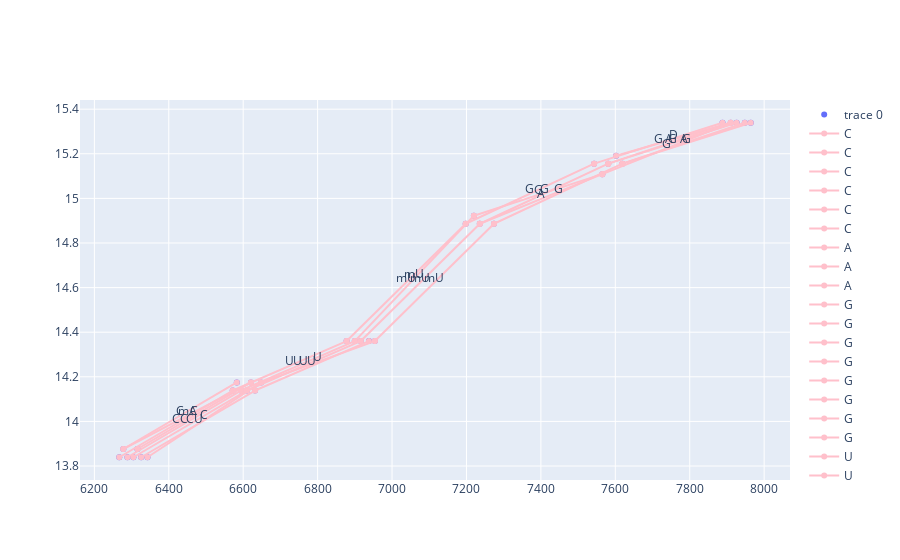
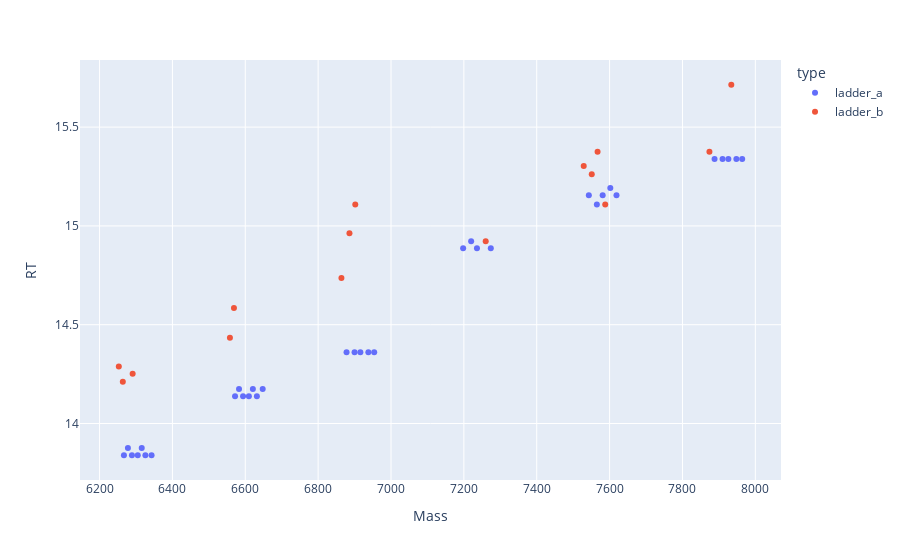

Write notebook code for charts like these, in order.
### Code cell
df_sample = df_chosen.sort_values('Vol', ascending=False).iloc[:50]
# df_sample = df_sample[(df_sample.Mass>3000)&(df_sample.Mass<4800)]
# df_sample = df_chosen
orientation = 5

# df_sf, df_salts = remove_salts(df_sample)
df_sf = df_sample

bcr = base_calling_random(df_sf)
plotly_basecalling(*bcr, annotate=False, y='RT')
group = bcr

# groups = basecalling_groups(df_sf)
# group = groups[0]
# plotly_basecalling(*group, annotate=False)

# output seats
# df = process_mass_base_seats(*group, full_mass=24174, orientation=orientation)
# df.to_excel('~/Downloads/seats.xlsx')


dfm = match_dfs(bcr[0], df_src, shift=-1*M)
if not dfm.empty:
    plotly_zones(bcr[0], dfm, y='RT')
else:
    plotly_zone(bcr[0])

### Figure 1 — Plotly figure (JSON) as saved in the notebook; plotly's stock layout.template omitted (floating-point values rounded to 4 significant figures)
{"data": [{"mode": "markers", "type": "scatter", "x": [6572.0, 6267.0, 6878.0, 7543.0, 7198.0, 7888.0, 6610.0, 6305.0, 6916.0, 7581.0, 7926.0, 7236.0, 6594.0, 7565.0, 6900.0, 7220.0, 6289.0, 7910.0, 6278.0, 6648.0, 7619.0, 6343.0, 7274.0, 6954.0, 7602.0, 6583.0, 7964.0, 6316.0, 7948.0, 6632.0, 6621.0, 6326.0, 6938.0], "y": [14.14, 13.84, 14.36, 15.16, 14.89, 15.34, 14.14, 13.84, 14.36, 15.16, 15.34, 14.89, 14.14, 15.11, 14.36, 14.92, 13.84, 15.34, 13.88, 14.17, 15.16, 13.84, 14.89, 14.36, 15.19, 14.17, 15.34, 13.88, 15.34, 14.14, 14.17, 13.84, 14.36]}, {"line": {"color": "pink"}, "mode": "lines+markers", "name": "C", "type": "scatter", "x": [6572.0, 6267.0], "y": [14.14, 13.84]}, {"line": {"color": "pink"}, "mode": "lines+markers", "name": "C", "type": "scatter", "x": [6610.0, 6305.0], "y": [14.14, 13.84]}, {"line": {"color": "pink"}, "mode": "lines+markers", "name": "C", "type": "scatter", "x": [6594.0, 6289.0], "y": [14.14, 13.84]}, {"line": {"color": "pink"}, "mode": "lines+markers", "name": "C", "type": "scatter", "x": [6648.0, 6343.0], "y": [14.17, 13.84]}, {"line": {"color": "pink"}, "mode": "lines+markers", "name": "C", "type": "scatter", "x": [6278.0, 6583.0], "y": [13.88, 14.17]}, {"line": {"color": "pink"}, "mode": "lines+markers", "name": "C", "type": "scatter", "x": [6316.0, 6621.0], "y": [13.88, 14.17]}, {"line": {"color": "pink"}, "mode": "lines+markers", "name": "A", "type": "scatter", "x": [7236.0, 7565.0], "y": [14.89, 15.11]}, {"line": {"color": "pink"}, "mode": "lines+markers", "name": "A", "type": "scatter", "x": [7581.0, 7910.0], "y": [15.16, 15.34]}, {"line": {"color": "pink"}, "mode": "lines+markers", "name": "A", "type": "scatter", "x": [7619.0, 7948.0], "y": [15.16, 15.34]}, {"line": {"color": "pink"}, "mode": "lines+markers", "name": "G", "type": "scatter", "x": [7543.0, 7198.0], "y": [15.16, 14.89]}, {"line": {"color": "pink"}, "mode": "lines+markers", "name": "G", "type": "scatter", "x": [7543.0, 7888.0], "y": [15.16, 15.34]}, {"line": {"color": "pink"}, "mode": "lines+markers", "name": "G", "type": "scatter", "x": [7581.0, 7236.0], "y": [15.16, 14.89]}, {"line": {"color": "pink"}, "mode": "lines+markers", "name": "G", "type": "scatter", "x": [7581.0, 7926.0], "y": [15.16, 15.34]}, {"line": {"color": "pink"}, "mode": "lines+markers", "name": "G", "type": "scatter", "x": [7565.0, 7220.0], "y": [15.11, 14.92]}, {"line": {"color": "pink"}, "mode": "lines+markers", "name": "G", "type": "scatter", "x": [7565.0, 7910.0], "y": [15.11, 15.34]}, {"line": {"color": "pink"}, "mode": "lines+markers", "name": "G", "type": "scatter", "x": [7619.0, 7274.0], "y": [15.16, 14.89]}, {"line": {"color": "pink"}, "mode": "lines+markers", "name": "G", "type": "scatter", "x": [7619.0, 7964.0], "y": [15.16, 15.34]}, {"line": {"color": "pink"}, "mode": "lines+markers", "name": "U", "type": "scatter", "x": [6572.0, 6878.0], "y": [14.14, 14.36]}, {"line": {"color": "pink"}, "mode": "lines+markers", "name": "U", "type": "scatter", "x": [6610.0, 6916.0], "y": [14.14, 14.36]}, {"line": {"color": "pink"}, "mode": "lines+markers", "name": "U", "type": "scatter", "x": [6594.0, 6900.0], "y": [14.14, 14.36]}, {"line": {"color": "pink"}, "mode": "lines+markers", "name": "U", "type": "scatter", "x": [6648.0, 6954.0], "y": [14.17, 14.36]}, {"line": {"color": "pink"}, "mode": "lines+markers", "name": "U", "type": "scatter", "x": [6632.0, 6326.0], "y": [14.14, 13.84]}, {"line": {"color": "pink"}, "mode": "lines+markers", "name": "U", "type": "scatter", "x": [6632.0, 6938.0], "y": [14.14, 14.36]}, {"line": {"color": "pink"}, "mode": "lines+markers", "name": "D", "type": "scatter", "x": [7910.0, 7602.0], "y": [15.34, 15.19]}, {"line": {"color": "pink"}, "mode": "lines+markers", "name": "mU", "type": "scatter", "x": [6878.0, 7198.0], "y": [14.36, 14.89]}, {"line": {"color": "pink"}, "mode": "lines+markers", "name": "mU", "type": "scatter", "x": [6916.0, 7236.0], "y": [14.36, 14.89]}, {"line": {"color": "pink"}, "mode": "lines+markers", "name": "mU", "type": "scatter", "x": [6900.0, 7220.0], "y": [14.36, 14.92]}, {"line": {"color": "pink"}, "mode": "lines+markers", "name": "mU", "type": "scatter", "x": [7274.0, 6954.0], "y": [14.89, 14.36]}, {"line": {"color": "pink"}, "mode": "lines+markers", "name": "mA", "type": "scatter", "x": [6278.0, 6621.0], "y": [13.88, 14.17]}], "layout": {"annotations": [{"arrowhead": 1, "showarrow": false, "text": "C", "x": 6419.0, "y": 13.99, "yshift": 5}, {"arrowhead": 1, "showarrow": false, "text": "C", "x": 6457.0, "y": 13.99, "yshift": 5}, {"arrowhead": 1, "showarrow": false, "text": "C", "x": 6441.0, "y": 13.99, "yshift": 5}, {"arrowhead": 1, "showarrow": false, "text": "C", "x": 6495.0, "y": 14.01, "yshift": 5}, {"arrowhead": 1, "showarrow": false, "text": "C", "x": 6430.0, "y": 14.03, "yshift": 5}, {"arrowhead": 1, "showarrow": false, "text": "C", "x": 6468.0, "y": 14.03, "yshift": 5}, {"arrowhead": 1, "showarrow": false, "text": "A", "x": 7400.0, "y": 15.0, "yshift": 5}, {"arrowhead": 1, "showarrow": false, "text": "A", "x": 7746.0, "y": 15.25, "yshift": 5}, {"arrowhead": 1, "showarrow": false, "text": "A", "x": 7783.0, "y": 15.25, "yshift": 5}, {"arrowhead": 1, "showarrow": false, "text": "G", "x": 7371.0, "y": 15.02, "yshift": 5}, {"arrowhead": 1, "showarrow": false, "text": "G", "x": 7716.0, "y": 15.25, "yshift": 5}, {"arrowhead": 1, "showarrow": false, "text": "G", "x": 7408.0, "y": 15.02, "yshift": 5}, {"arrowhead": 1, "showarrow": false, "text": "G", "x": 7754.0, "y": 15.25, "yshift": 5}, {"arrowhead": 1, "showarrow": false, "text": "G", "x": 7392.0, "y": 15.02, "yshift": 5}, {"arrowhead": 1, "showarrow": false, "text": "G", "x": 7738.0, "y": 15.22, "yshift": 5}, {"arrowhead": 1, "showarrow": false, "text": "G", "x": 7446.0, "y": 15.02, "yshift": 5}, {"arrowhead": 1, "showarrow": false, "text": "G", "x": 7791.0, "y": 15.25, "yshift": 5}, {"arrowhead": 1, "showarrow": false, "text": "U", "x": 6725.0, "y": 14.25, "yshift": 5}, {"arrowhead": 1, "showarrow": false, "text": "U", "x": 6763.0, "y": 14.25, "yshift": 5}, {"arrowhead": 1, "showarrow": false, "text": "U", "x": 6747.0, "y": 14.25, "yshift": 5}, {"arrowhead": 1, "showarrow": false, "text": "U", "x": 6801.0, "y": 14.27, "yshift": 5}, {"arrowhead": 1, "showarrow": false, "text": "U", "x": 6479.0, "y": 13.99, "yshift": 5}, {"arrowhead": 1, "showarrow": false, "text": "U", "x": 6785.0, "y": 14.25, "yshift": 5}, {"arrowhead": 1, "showarrow": false, "text": "D", "x": 7756.0, "y": 15.27, "yshift": 5}, {"arrowhead": 1, "showarrow": false, "text": "mU", "x": 7038.0, "y": 14.62, "yshift": 5}, {"arrowhead": 1, "showarrow": false, "text": "mU", "x": 7076.0, "y": 14.62, "yshift": 5}, {"arrowhead": 1, "showarrow": false, "text": "mU", "x": 7060.0, "y": 14.64, "yshift": 5}, {"arrowhead": 1, "showarrow": false, "text": "mU", "x": 7114.0, "y": 14.62, "yshift": 5}, {"arrowhead": 1, "showarrow": false, "text": "mA", "x": 6449.0, "y": 14.03, "yshift": 5}]}}

### Figure 2 — Plotly figure (JSON) as saved in the notebook; plotly's stock layout.template omitted (floating-point values rounded to 4 significant figures)
{"data": [{"hovertemplate": "type=ladder_a<br>Mass=%{x}<br>RT=%{y}<extra></extra>", "legendgroup": "ladder_a", "marker": {"color": "#636efa", "symbol": "circle"}, "mode": "markers", "name": "ladder_a", "orientation": "v", "showlegend": true, "type": "scatter", "x": [6572.0, 6267.0, 6878.0, 7543.0, 7198.0, 7888.0, 6610.0, 6305.0, 6916.0, 7581.0, 7926.0, 7236.0, 6594.0, 7565.0, 6900.0, 7220.0, 6289.0, 7910.0, 6278.0, 6648.0, 7619.0, 6343.0, 7274.0, 6954.0, 7602.0, 6583.0, 7964.0, 6316.0, 7948.0, 6632.0, 6621.0, 6326.0, 6938.0], "xaxis": "x", "y": [14.14, 13.84, 14.36, 15.16, 14.89, 15.34, 14.14, 13.84, 14.36, 15.16, 15.34, 14.89, 14.14, 15.11, 14.36, 14.92, 13.84, 15.34, 13.88, 14.17, 15.16, 13.84, 14.89, 14.36, 15.19, 14.17, 15.34, 13.88, 15.34, 14.14, 14.17, 13.84, 14.36], "yaxis": "y"}, {"hovertemplate": "type=ladder_b<br>Mass=%{x}<br>RT=%{y}<extra></extra>", "legendgroup": "ladder_b", "marker": {"color": "#EF553B", "symbol": "circle"}, "mode": "markers", "name": "ladder_b", "orientation": "v", "showlegend": true, "type": "scatter", "x": [7588.0, 6291.0, 6902.0, 7874.0, 6864.0, 6569.0, 6253.0, 6558.0, 6886.0, 6264.0, 7551.0, 7260.0, 7567.0, 7529.0, 7934.0], "xaxis": "x", "y": [15.11, 14.25, 15.11, 15.38, 14.74, 14.58, 14.29, 14.43, 14.96, 14.21, 15.26, 14.92, 15.38, 15.3, 15.71], "yaxis": "y"}], "layout": {"legend": {"title": {"text": "type"}, "tracegroupgap": 0}, "margin": {"t": 60}, "xaxis": {"anchor": "y", "domain": [0, 1], "title": {"text": "Mass"}}, "yaxis": {"anchor": "x", "domain": [0, 1], "title": {"text": "RT"}}}}
